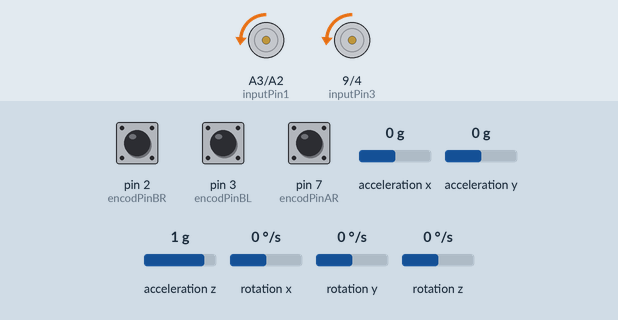
This sketch was run on a simulated Arduino Uno, built with avr-gcc and run on an emulated ATmega328P. Shown: motor-driver pin pairs drawn as motors (green arrow = first pin HIGH = forward, orange = second pin HIGH = backward, longer = more drive, scaled by the enable pin). Wiring (inferred from the names in the program): MPU-6050 motion sensor at I2C address 0x68. The inputs (shaded band) are chosen by the test bench; at power-on: acceleration x 0 g, rotation y 0 °/s, acceleration z 1 g, pin 2 (encodPinBR) HIGH, pin 3 (encodPinBL) HIGH, pin 7 (encodPinAR) HIGH, acceleration y 0 g, rotation x 0 °/s, rotation z 0 °/s. What the sketch prints to the serial monitor is not drawn.

Above: at 1.2 s.
1.3 s: acceleration x set to -0.8 g
At 1.63 s:
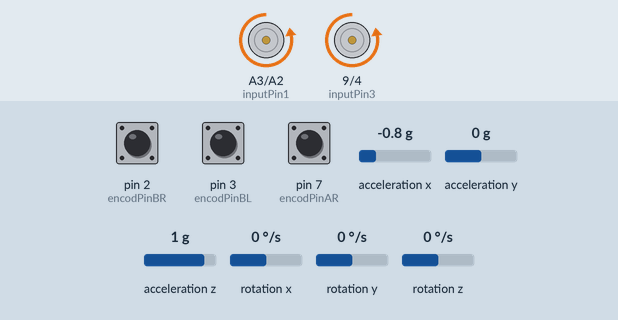
3.1 s: acceleration x set to 0.8 g
At 5.8 s:
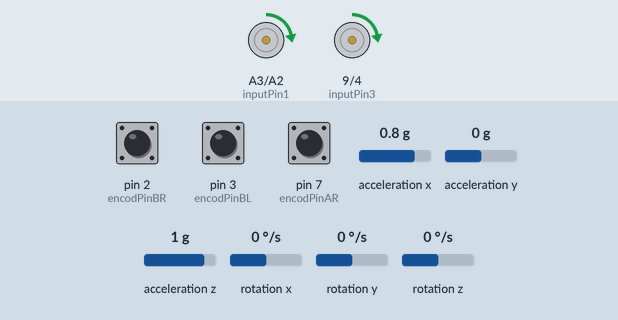
6.1 s: rotation y set to 192 °/s
At 7.1 s:
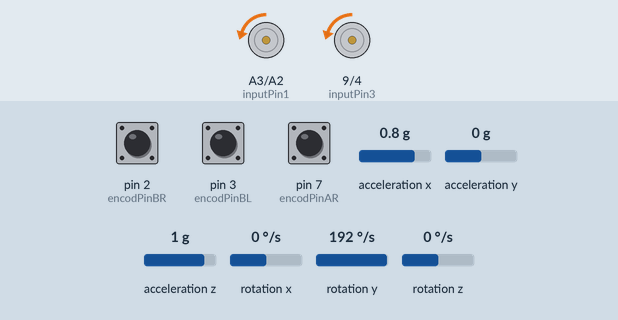
7.7 s: rotation y set to -4 °/s
10.7 s: acceleration z set to -1.4 g
At 11.3 s:
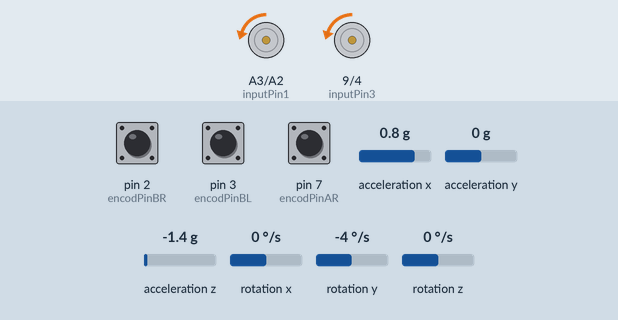
13.7 s: pin 2 (encodPinBR) pulled LOW for 0.15 s
Timing chart, 0 to 17.7 s (numbered marks = the images above; inputs shaded):
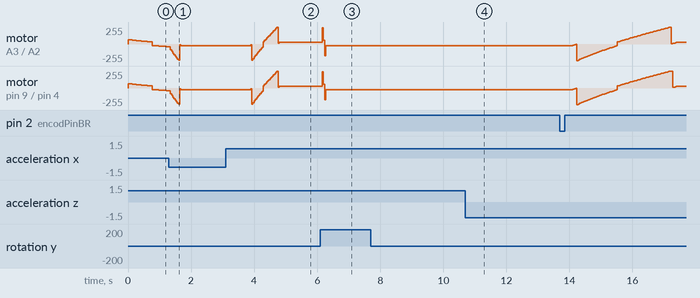

Measured:
- after the input at 6.1 s, motor on A3 (inputPin1) / A2 (inputPin2), motor on pin 9 (inputPin3) / pin 4 (inputPin4): forward 30/255 → backward 23/255 after 0.06 s
- after the input at 7.7 s, every drawn part: stays the same
- after the input at 10.7 s, motor on A3 (inputPin1) / A2 (inputPin2), motor on pin 9 (inputPin3) / pin 4 (inputPin4): stops changing and stays backward 23/255

The sketch:

eyantrafinalfinal.ino
```cpp
#include "constants.h"


void setup() {
  initializeMotors();
  setupEncoder();

  Serial.begin(9600); // For debugging
  bluetooth.begin(9600);     // For HC-05 (default baud rate is 9600)
  Serial.println("Staring Serial Print");
  Wire.begin();                      // Initialize comunication
  Wire.beginTransmission(MPU);       // Start communication with MPU6050 // MPU=0x68
  Wire.write(0x6B);                  // Talk to the register 6B
  Wire.write(0x00);                  // Make reset - place a 0 into the 6B register
  Wire.endTransmission(true);        //end the transmissio
  Serial.begin(9600);
  // put your setup code here, to run once:
  //------Encoder HW Interrupt setup-----//
  pinMode(8, INPUT_PULLUP);
  digitalWrite(8, HIGH);
  // attachInterrupt(digitalPinToInterrupt(2), mot_rencoder, RISING);

  pinMode(3, INPUT_PULLUP);
  digitalWrite(3, HIGH);
  attachInterrupt(digitalPinToInterrupt(3), mot_rencoder_left, RISING);
  // ---------------------------------------------- ///

  //------Encoder HW Interrupt setup-----//
  pinMode(7, INPUT_PULLUP);  //10
  digitalWrite(7, HIGH);
  // attachInterrupt(digitalPinToInterrupt(2), mot_rencoder, RISING);

  pinMode(2, INPUT_PULLUP);  //11
  digitalWrite(2, HIGH);
  attachInterrupt(digitalPinToInterrupt(2), mot_rencoder_right, RISING);
}

void loop() {
  read_imu();
  //   float pidOutput = computePID(pitch); // Compute PID output
  float pidOutput = controller_simple_why_complicate_life();
  //bluetooth_send(pitch);


  controlMotors(pidOutput); // Control motors based on PID output

  // Debugging
  // Serial.print("tilt Angle: ");
  // Serial.print(tilt_angle);
  // Serial.print(" | roll Angle: ");
  // Serial.print(roll);
  // Serial.print(" | yaw Angle: ");
  // Serial.print(yaw);
  //Serial.print(" | pitch Angle: ");
  //Serial.println(pitch);
  //Serial.print(" | tilt error, PID Output: ");
  //Serial.print( wheel_pulse_count_left);
  ///Serial.print(" ; ");
  //Serial.println(wheel_pulse_count_right);

  //Serial.println("Tilt Error: " + String(tilt_error_print, 2) + " pitch: " + String(pitch, 2) );
 // Serial.println(pidOutput);

  unsigned long currentTime = millis(); // Get the current time in milliseconds
  float elapsedTime = currentTime / 1000.0; // Convert to seconds
  Serial.print(elapsedTime); // Log elapsed time
  Serial.print(",");        // CSV separator
  Serial.print(pidOutput);
  Serial.print(",");        // CSV separator
  Serial.print(pitch);

}
```

constants.h
```cpp
#include <Wire.h>
#include <SoftwareSerial.h>

// Define SoftwareSerial pins
SoftwareSerial bluetooth(A1, A0); // RX, TX

// Motor Pins
const int inputPin2 = A2; // Motor A, control pin 2
const int inputPin1 = A3; // Motor A, control pin 1
const int inputPin3 = 9;  // Motor B, control pin 3
const int inputPin4 = 4;  // Motor B, control pin 4
int EN1 = 6;             // Enable pin for Motor A, PWM control
int EN2 = 5;             // Enable pin for Motor B, PWM control

// Define encoder pins
#define encodPinAR 7  // Right encoder, channel A
#define encodPinBR 2  // Right encoder, channel B
#define encodPinAL 8  // Left encoder, channel A
#define encodPinBL 3  // Left encoder, channel B

// Variables for wheel angle and pulse count
int wheel_pulse_count_left = 0;
int wheel_pulse_count_right = 0;
float wheel_angle_left = 0.0, wheel_angle_old_left = 0.0, wheel_dot_left = 0.0;
float wheel_angle_right = 0.0, wheel_angle_old_right = 0.0, wheel_dot_right = 0.0;
const float WHEEL_RADIUS = 21.5; // Radius of the wheel in mm
const int ENCODER_PULSES_PER_REVOLUTION = 300; // Encoder resolution

// Tanays stuff
const int MPU = 0x68; // MPU6050 I2C address
float AccX, AccY, AccZ;
float GyroX, GyroY, GyroZ;
float accAngleX, accAngleY, gyroAngleX, gyroAngleY, gyroAngleZ;
float roll, pitch, yaw;
float AccErrorX, AccErrorY, GyroErrorX, GyroErrorY, GyroErrorZ;
float elapsedTime, currentTimeT, previousTimeT;
float t,lastt,dt;
float looptime_print;
float roll_offset = 0;
float tilt_error_print = 0.0;

float kp_tilt = 30;  // Proportional gain for tilt control - 15
float ki_tilt = 3;   // Integral gain for tilt control - 0
float kd_tilt = 1;   // Derivative gain for tilt control - 100
// kp 45, kd = 10, kp-pos 20

float kp_pos = 2;//-10;      // Proportional gain for position control
float ki_pos = 0.0;    // Integral gain for position control
float kd_pos = 0;//-20.0;    // Derivative in for position control

float alpha = 0.95;    // Weight for complementary filter
float desired_angle = 0.0; // Desired tilt angle for balance
float tilt_offset = 1.42;

float desired_pos = 0.0;   // Desired position of the bot
float integral_tilt = constrain(0.0,-20,20); // Integral term for tilt control
float integral_pos = 0.0;  // Integrl term for position control
float previousTiltError = 0.0; // Previous error for tilt PID
float previousPositionError = 0.0; // Previous error for position PID
unsigned long previousTime = 0; // Previous timestamp for PID calculation

float tilt_angle = 0;      // Current tilt angle
float current_position = 0.0; // Current position of the bot
float desired_position = 0.0; // Desired position of the bot

// Complementary Filter Variables
float filteredAngle = 0.0; // Filtered angle estimate
float gyroRateY = 0.0;     // Gyroscope rate for Y-axis
float beta = 1;            // Complementary filter weight (tunable)
```

controllers.ino
```cpp
// // Function Name: computePID
// // Input: currentAngle (current tilt angle from complementary filter)
// // Output: pidOutput (target motor velocity based on PID control)
// // Logic: Calculate PID control output for tilt and position control, combining both loops.
// // Example Call: computePID(currentAngle);
// float computePID(float currentAngle) {
//   unsigned long currentTime = millis();
//   float deltaTime = (currentTime - previousTime) / 1000.0; // Convert ms to seconds
//   if (deltaTime <= 0) deltaTime = 0.001;

//   float position_error = desired_pos - current_position; // Error in position
//   integral_pos += position_error * deltaTime; // Integral term for position
//   float derivative_position = (position_error - previousPositionError) / deltaTime; // Derivative term for position
//   float PID_position_control = kp_pos * position_error + ki_pos * integral_pos + kd_pos * derivative_position; // Outer loop

// //   Serial.print(" | PID_position_control ");
// //   Serial.print(PID_position_control);
//   float theta_ref = PID_position_control + tilt_offset; // Desired tilt angle from position controller
//   float tilt_error = theta_ref - currentAngle; // Error in tilt
//   tilt_error_print = tilt_error;
//   integral_tilt += tilt_error * deltaTime; // Integral term for tilt
//   float derivative_tilt = (tilt_error - previousTiltError) / deltaTime; // Derivative term for tilt
//   float PID_tilt_control = kp_tilt * tilt_error + ki_tilt * integral_tilt + kd_tilt * derivative_tilt; // Inner loop

//   // Feedforward Control
//   float feedforward = calculateFeedforward(tilt_angle, gyroRateY);

//   // Combine PID and Feedforward Control
//   float totalControlOutput = PID_tilt_control + feedforward;

//   previousTiltError = tilt_error;
//   previousPositionError = position_error;
//   previousTime = currentTime;

// //   tilt_angle = getFilteredAngle();
// //   current_position = getCurrentPosition();

//   return totalControlOutput;
// }

// // Constants for Feedforward Calculation
// const float FF_ANGLE_GAIN = 0.6; // Proportional gain for tilt angle
// const float FF_RATE_GAIN = 0.4;  // Proportional gain for tilt rate

// // Function Name: calculateFeedforward
// // Input: theta_ref (reference tilt angle from position controller)
// // Output: feedforwardControl (control signal for feedforward logic)
// // Logic: Implement feedforward control
// // Example Call: calculateFeedforward(theta_ref);
// float calculateFeedforward(float tilt_angle, float gyroRateY) {
//     // Feedforward torque calculation
//     float feedforwardOutput = FF_ANGLE_GAIN * tilt_angle + FF_RATE_GAIN * gyroRateY;
//     return feedforwardOutput;
// }

// Function Name: getCurrentPosition()
// Input: none
// Output: Current position of the robot (average distance traveled in mm).
// Logic: Calculate average travel distance using encoder pulse counts for both wheels.
// Example Call: getCurrentPosition();
float getCurrentPosition() {
  float left_wheel_rotations = wheel_pulse_count_left / (float)ENCODER_PULSES_PER_REVOLUTION; // Left wheel rotations
  float right_wheel_rotations = wheel_pulse_count_right / (float)ENCODER_PULSES_PER_REVOLUTION; // Right wheel rotations

  float left_wheel_distance = 2 * 3.14159 * WHEEL_RADIUS * left_wheel_rotations; // Left wheel distance
  float right_wheel_distance = 2 * 3.14159 * WHEEL_RADIUS * right_wheel_rotations; // Right wheel distance

  return (left_wheel_distance + right_wheel_distance) / 2.0; // Average distance
}

// Function Name: controlMotors
// Input: pidOutput - The output of the PID controller, which determines the motor speed and direction.
// Output: None
// Logic: Sets the motor speed and direction based on the PID output. If pidOutput is positive, motors move forward; if negative, motors move backward. Stops the motors if pidOutput is zero.
// Example Call: controlMotors(pidOutput);
void controlMotors(float pidOutput) {
  int motorSpeed = constrain(abs(pidOutput), 0, 255); // Ensure speed is in valid PWM range

  if (pidOutput > 0) {
    // Tilted forward, move motors forward
    forward(motorSpeed+31);
  }
  else if (pidOutput < 0) {
    // Tilted backward, move motors backward
    backward(motorSpeed+24);
  }
  else {
    // Stop motors when stable
    stop();
  }
}

// Function Name: forward
// Input: motorSpeed - The speed at which the motors should move forward (range: 0 to 255).
// Output: None
// Logic: Moves both wheels forward at the specified speed.
// Example Call: forward(motorSpeed);
void forward(int motorSpeed) {
  analogWrite(EN1, motorSpeed);
  analogWrite(EN2, motorSpeed);
  digitalWrite(inputPin1, HIGH);
  digitalWrite(inputPin2, LOW);
  digitalWrite(inputPin3, HIGH);
  digitalWrite(inputPin4, LOW);
}

// Function Name: backward
// Input: motorSpeed - The speed at which the motors should move backward (range: 0 to 255).
// Output: None
// Logic: Moves both wheels backward at the specified speed.
// Example Call: backward(motorSpeed);
void backward(int motorSpeed) {
  analogWrite(EN1, motorSpeed);
  analogWrite(EN2, motorSpeed);
  digitalWrite(inputPin1, LOW);
  digitalWrite(inputPin2, HIGH);
  digitalWrite(inputPin3, LOW);
  digitalWrite(inputPin4, HIGH);
}

// Function Name: stop
// Input: None
// Output: None
// Logic: Stops both wheels by setting the enable pins to 0 and turning off the control pins.
// Example Call: stop();
void stop() {
  analogWrite(EN1, 0);
  analogWrite(EN2, 0);
  digitalWrite(inputPin1, LOW);
  digitalWrite(inputPin2, LOW);
  digitalWrite(inputPin3, LOW);
  digitalWrite(inputPin4, LOW);
}

// New controller
float controller_simple_why_complicate_life(){
  unsigned long currentTime = millis();
  current_position = getCurrentPosition();
  //Serial.println("current_position: " + String(current_position, 2));

  float deltaTime = (currentTime - previousTime) / 1000.0; // Convert ms to seconds
  if (deltaTime <= 0) deltaTime = 0.001;

  float tilt_error = tilt_offset - pitch; // Error in tilt
  tilt_error_print = tilt_error;
  integral_tilt += tilt_error * deltaTime; // Integral term for tilt
  float derivative_tilt = constrain(((tilt_error - previousTiltError) / deltaTime), -50, 50); // Derivative term for tilt
  float PID_tilt_control = kp_tilt * tilt_error + ki_tilt * integral_tilt + kd_tilt * derivative_tilt; // Inner loop

  previousTiltError = tilt_error;
  previousTime = currentTime;
  float velocity_error = (desired_pos - current_position) / deltaTime;
  float pos_error = (desired_pos - current_position);
  PID_tilt_control = PID_tilt_control + velocity_error*kd_pos + pos_error*kp_pos;
  // if ((pitch > 20) || (pitch < -25)){
  //       PID_tilt_control = 0;
  //       integral_tilt = 0;
  //}
  Serial.print(integral_tilt);
  Serial.print(",");        // CSV separator
  Serial.print(derivative_tilt);
  Serial.print(",");        // CSV separator
  Serial.print(tilt_error);       // New line for next record
  Serial.print(",");        // CSV separator

  float ff = -3*sin(tilt_error);

  return PID_tilt_control + ff;
}
```

init_funcs.ino
```cpp
void bluetooth_send(float data){
  // Check for data from Serial Monitor


    bluetooth.print(data); // Send data to Bluetooth
    //Serial.print("Sent to Bluetooth: ");
    //Serial.println(serialData);

}
// Function Name: initializeMotors()
// Input: none
// Output: none
// Logic: Initialize motor pins as outputs and set initial motor speeds using enable pins.
// Example Call: initializeMotors();
void initializeMotors() {
  pinMode(EN1, OUTPUT);
  pinMode(EN2, OUTPUT);
  pinMode(inputPin1, OUTPUT);
  pinMode(inputPin2, OUTPUT);
  pinMode(inputPin3, OUTPUT);
  pinMode(inputPin4, OUTPUT);
  analogWrite(EN1, 90); // Set initial motor speed
  analogWrite(EN2, 90);
}
```

sensors.ino
```cpp
// Function Name: setupEncoder()
// Input: none
// Output: none
// Logic: Configure encoder pins and set up hardware interrupts for pulse counting.
// Example Call: setupEncoder();
void setupEncoder() {
    Serial.begin(9600);
  // put your setup code here, to run once:
  //------Encoder HW Interrupt setup-----//
  pinMode(8, INPUT_PULLUP);
  digitalWrite(8, HIGH);
  // attachInterrupt(digitalPinToInterrupt(2), mot_rencoder, RISING);

  pinMode(3, INPUT_PULLUP);
  digitalWrite(3, HIGH);
  attachInterrupt(digitalPinToInterrupt(3), mot_rencoder_left, RISING);
  // ---------------------------------------------- ///

  //------Encoder HW Interrupt setup-----//
  pinMode(7, INPUT_PULLUP);  //10
  digitalWrite(7, HIGH);
  // attachInterrupt(digitalPinToInterrupt(2), mot_rencoder, RISING);

  pinMode(2, INPUT_PULLUP);  //11
  digitalWrite(2, HIGH);
  attachInterrupt(digitalPinToInterrupt(2), mot_rencoder_right, RISING);
}

// Function Name: mot_rencoder_left
// Input: None
// Output: None
// Logic: Interrupt Service Routine (ISR) for the left motor encoder. Increments or decrements the wheel pulse count based on the encoder signal.
// Example Call: Triggered automatically by an interrupt.


void mot_rencoder_left() {
  // if (digitalRead(encodPinBR) == HIGH) {
  if (digitalRead(encodPinBL) > digitalRead(encodPinAL)) {
    wheel_pulse_count_left = wheel_pulse_count_left + 1;
  }
  else {
    wheel_pulse_count_left = wheel_pulse_count_left - 1;
  }
}

void mot_rencoder_right() {
  // if (digitalRead(encodPinBR) == HIGH) {
  if (digitalRead(encodPinBR) > digitalRead(encodPinAR)) {
    wheel_pulse_count_right = wheel_pulse_count_right - 1;
  }
  else {
    wheel_pulse_count_right = wheel_pulse_count_right + 1;
  }
}


// Tanays IMU Read Function
void read_imu(){
  // === Read acceleromter data === //
  Wire.beginTransmission(MPU);
  Wire.write(0x3B); // Start with register 0x3B (ACCEL_XOUT_H)
  Wire.endTransmission(false);
  Wire.requestFrom(MPU, 6, true); // Read 6 registers total, each axis value is stored in 2 registers
  //For a range of +-2g, we need to divide the raw values by 16384, according to the datasheet
  AccX = (Wire.read() << 8 | Wire.read()) / 16384.0; // X-axis value
  AccY = (Wire.read() << 8 | Wire.read()) / 16384.0; // Y-axis value
  AccZ = (Wire.read() << 8 | Wire.read()) / 16384.0; // Z-axis value

  // Calculating Roll and Pitch from the accelerometer data
  accAngleX = (atan(AccY / sqrt(pow(AccX, 2) + pow(AccZ, 2))) * 180 / PI) + 1.68; // AccErrorX ~(1.98) See the calculate_IMU_error()custom function for more details
  accAngleY = (atan(-1 * AccX / sqrt(pow(AccY, 2) + pow(AccZ, 2))) * 180 / PI) + 1.35; // AccErrorY ~(-0.21)

  // === Read gyroscope data === //
  previousTimeT = currentTimeT;        // Previous time is stored before the actual time read
  currentTimeT = millis();            // Current time actual time read
  elapsedTime = (currentTimeT - previousTimeT) / 1000; // Divide by 1000 to get seconds
  Wire.beginTransmission(MPU);
  Wire.write(0x43); // Gyro data first register address 0x43
  Wire.endTransmission(false);
  Wire.requestFrom(MPU, 6, true); // Read 4 registers total, each axis value is stored in 2 registers
  GyroX = (Wire.read() << 8 | Wire.read()) / 131.0; // For a 250deg/s range we have to divide first the raw value by 131.0, according to the datasheet
  GyroY = (Wire.read() << 8 | Wire.read()) / 131.0;
  GyroZ = (Wire.read() << 8 | Wire.read()) / 131.0;

  // Correct the outputs with the calculated error values
  GyroX = GyroX + 3.52; // GyroErrorX ~(-1.72)
  GyroY = GyroY + 1.46; // GyroErrorY ~(-0.73)
  GyroZ = GyroZ + 0.08; // GyroErrorZ ~ (-0.03)

  // Currently the raw values are in degrees per seconds, deg/s, so we need to multiply by sendonds (s) to get the angle in degrees
  gyroAngleX = gyroAngleX + GyroX * elapsedTime; // deg/s * s = deg
  gyroAngleY = gyroAngleY + GyroY * elapsedTime;
  yaw =  yaw + GyroZ * elapsedTime;

  // Complementary filter - combine acceleromter and gyro angle values
  roll = (0.98 * gyroAngleX) + (0.02 * accAngleX);
  pitch = (0.98 * gyroAngleY) + (0.02 * accAngleY);

  gyroAngleX = roll;     //corrects the gyroAngleX and y else senser reading gyroAnglex and y starts to drift
  gyroAngleY = pitch;

  roll -= roll_offset;

  // Print the values on the serial monitor
  // Serial.print(roll); Serial.print(" ");
  //Serial.print("/");
  // Serial.print(pitch);
  //Serial.print("/");
  //Serial.println(yaw);
}
```
